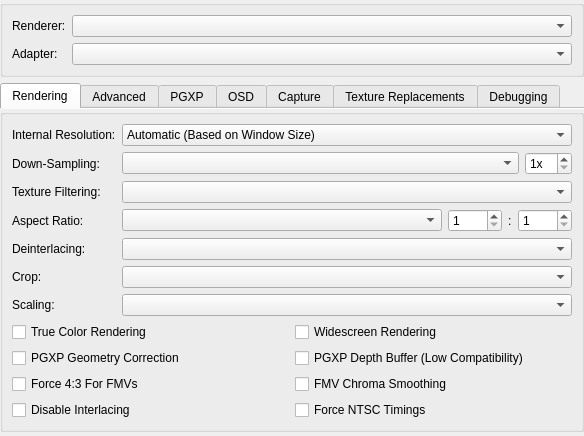
<?xml version="1.0" encoding="UTF-8"?>
<ui version="4.0">
 <class>GraphicsSettingsWidget</class>
 <widget class="QWidget" name="GraphicsSettingsWidget">
  <property name="geometry">
   <rect>
    <x>0</x>
    <y>0</y>
    <width>584</width>
    <height>430</height>
   </rect>
  </property>
  <property name="windowTitle">
   <string>Form</string>
  </property>
  <layout class="QVBoxLayout" name="verticalLayout_3">
   <property name="leftMargin">
    <number>0</number>
   </property>
   <property name="topMargin">
    <number>0</number>
   </property>
   <property name="rightMargin">
    <number>0</number>
   </property>
   <property name="bottomMargin">
    <number>0</number>
   </property>
   <item>
    <widget class="QGroupBox" name="groupBox_3">
     <property name="title">
      <string/>
     </property>
     <layout class="QFormLayout" name="formLayout">
      <item row="0" column="0">
       <widget class="QLabel" name="label">
        <property name="text">
         <string>Renderer:</string>
        </property>
       </widget>
      </item>
      <item row="0" column="1">
       <widget class="QComboBox" name="renderer"/>
      </item>
      <item row="1" column="0">
       <widget class="QLabel" name="label_5">
        <property name="text">
         <string>Adapter:</string>
        </property>
       </widget>
      </item>
      <item row="1" column="1">
       <widget class="QComboBox" name="adapter"/>
      </item>
     </layout>
    </widget>
   </item>
   <item>
    <widget class="QTabWidget" name="tabs">
     <property name="currentIndex">
      <number>0</number>
     </property>
     <property name="documentMode">
      <bool>true</bool>
     </property>
     <widget class="QWidget" name="basicTab">
      <attribute name="title">
       <string>Rendering</string>
      </attribute>
      <layout class="QVBoxLayout" name="verticalLayout_4">
       <property name="leftMargin">
        <number>0</number>
       </property>
       <property name="topMargin">
        <number>0</number>
       </property>
       <property name="rightMargin">
        <number>0</number>
       </property>
       <property name="bottomMargin">
        <number>0</number>
       </property>
       <item>
        <widget class="QGroupBox" name="groupBox_6">
         <property name="title">
          <string/>
         </property>
         <layout class="QFormLayout" name="formLayout_2">
          <item row="0" column="0">
           <widget class="QLabel" name="resolutionScaleLabel">
            <property name="text">
             <string>Internal Resolution:</string>
            </property>
           </widget>
          </item>
          <item row="0" column="1">
           <widget class="QComboBox" name="resolutionScale">
            <item>
             <property name="text">
              <string>Automatic (Based on Window Size)</string>
             </property>
            </item>
            <item>
             <property name="text">
              <string>1x Native (Default)</string>
             </property>
            </item>
            <item>
             <property name="text">
              <string>2x Native</string>
             </property>
            </item>
            <item>
             <property name="text">
              <string>3x Native (for 720p)</string>
             </property>
            </item>
            <item>
             <property name="text">
              <string>4x Native</string>
             </property>
            </item>
            <item>
             <property name="text">
              <string>5x Native (for 1080p)</string>
             </property>
            </item>
            <item>
             <property name="text">
              <string>6x Native (for 1440p)</string>
             </property>
            </item>
            <item>
             <property name="text">
              <string>7x Native</string>
             </property>
            </item>
            <item>
             <property name="text">
              <string>8x Native</string>
             </property>
            </item>
            <item>
             <property name="text">
              <string>9x Native (for 4K)</string>
             </property>
            </item>
            <item>
             <property name="text">
              <string>10x Native</string>
             </property>
            </item>
            <item>
             <property name="text">
              <string>11x Native</string>
             </property>
            </item>
            <item>
             <property name="text">
              <string>12x Native</string>
             </property>
            </item>
            <item>
             <property name="text">
              <string>13x Native</string>
             </property>
            </item>
            <item>
             <property name="text">
              <string>14x Native</string>
             </property>
            </item>
            <item>
             <property name="text">
              <string>15x Native</string>
             </property>
            </item>
            <item>
             <property name="text">
              <string>16x Native</string>
             </property>
            </item>
           </widget>
          </item>
          <item row="1" column="0">
           <widget class="QLabel" name="gpuDownsampleLabel">
            <property name="text">
             <string>Down-Sampling:</string>
            </property>
           </widget>
          </item>
          <item row="1" column="1">
           <layout class="QHBoxLayout" name="gpuDownsampleLayout" stretch="1,0">
            <item>
             <widget class="QComboBox" name="gpuDownsampleMode"/>
            </item>
            <item>
             <widget class="QSpinBox" name="gpuDownsampleScale">
              <property name="suffix">
               <string>x</string>
              </property>
              <property name="minimum">
               <number>1</number>
              </property>
              <property name="maximum">
               <number>16</number>
              </property>
             </widget>
            </item>
           </layout>
          </item>
          <item row="2" column="0">
           <widget class="QLabel" name="textureFilteringLabel">
            <property name="text">
             <string>Texture Filtering:</string>
            </property>
           </widget>
          </item>
          <item row="2" column="1">
           <widget class="QComboBox" name="textureFiltering"/>
          </item>
          <item row="3" column="0">
           <widget class="QLabel" name="label_6">
            <property name="text">
             <string>Aspect Ratio:</string>
            </property>
           </widget>
          </item>
          <item row="3" column="1">
           <layout class="QHBoxLayout" name="horizontalLayout_2" stretch="1,0,0,0">
            <item>
             <widget class="QComboBox" name="displayAspectRatio"/>
            </item>
            <item>
             <widget class="QSpinBox" name="customAspectRatioNumerator">
              <property name="minimum">
               <number>1</number>
              </property>
              <property name="maximum">
               <number>9999</number>
              </property>
             </widget>
            </item>
            <item>
             <widget class="QLabel" name="customAspectRatioSeparator">
              <property name="text">
               <string>:</string>
              </property>
             </widget>
            </item>
            <item>
             <widget class="QSpinBox" name="customAspectRatioDenominator">
              <property name="minimum">
               <number>1</number>
              </property>
              <property name="maximum">
               <number>9999</number>
              </property>
             </widget>
            </item>
           </layout>
          </item>
          <item row="4" column="0">
           <widget class="QLabel" name="label_3">
            <property name="text">
             <string>Deinterlacing:</string>
            </property>
           </widget>
          </item>
          <item row="4" column="1">
           <widget class="QComboBox" name="displayDeinterlacing"/>
          </item>
          <item row="5" column="0">
           <widget class="QLabel" name="label_7">
            <property name="text">
             <string>Crop:</string>
            </property>
           </widget>
          </item>
          <item row="5" column="1">
           <widget class="QComboBox" name="displayCropMode"/>
          </item>
          <item row="6" column="0">
           <widget class="QLabel" name="label_8">
            <property name="text">
             <string>Scaling:</string>
            </property>
           </widget>
          </item>
          <item row="6" column="1">
           <widget class="QComboBox" name="displayScaling"/>
          </item>
          <item row="7" column="0" colspan="2">
           <layout class="QGridLayout" name="gridLayout_2">
            <item row="1" column="1">
             <widget class="QCheckBox" name="pgxpDepthBuffer">
              <property name="text">
               <string>PGXP Depth Buffer (Low Compatibility)</string>
              </property>
             </widget>
            </item>
            <item row="3" column="0">
             <widget class="QCheckBox" name="disableInterlacing">
              <property name="text">
               <string>Disable Interlacing</string>
              </property>
             </widget>
            </item>
            <item row="3" column="1">
             <widget class="QCheckBox" name="forceNTSCTimings">
              <property name="text">
               <string>Force NTSC Timings</string>
              </property>
             </widget>
            </item>
            <item row="2" column="0">
             <widget class="QCheckBox" name="force43For24Bit">
              <property name="text">
               <string>Force 4:3 For FMVs</string>
              </property>
             </widget>
            </item>
            <item row="0" column="0">
             <widget class="QCheckBox" name="trueColor">
              <property name="text">
               <string>True Color Rendering</string>
              </property>
             </widget>
            </item>
            <item row="2" column="1">
             <widget class="QCheckBox" name="chromaSmoothingFor24Bit">
              <property name="text">
               <string>FMV Chroma Smoothing</string>
              </property>
             </widget>
            </item>
            <item row="0" column="1">
             <widget class="QCheckBox" name="widescreenHack">
              <property name="text">
               <string>Widescreen Rendering</string>
              </property>
             </widget>
            </item>
            <item row="1" column="0">
             <widget class="QCheckBox" name="pgxpEnable">
              <property name="text">
               <string>PGXP Geometry Correction</string>
              </property>
             </widget>
            </item>
           </layout>
          </item>
         </layout>
        </widget>
       </item>
       <item>
        <spacer name="verticalSpacer_3">
         <property name="orientation">
          <enum>Qt::Orientation::Vertical</enum>
         </property>
         <property name="sizeHint" stdset="0">
          <size>
           <width>20</width>
           <height>75</height>
          </size>
         </property>
        </spacer>
       </item>
      </layout>
     </widget>
     <widget class="QWidget" name="advancedTab">
      <attribute name="title">
       <string>Advanced</string>
      </attribute>
      <layout class="QVBoxLayout" name="verticalLayout">
       <property name="leftMargin">
        <number>0</number>
       </property>
       <property name="rightMargin">
        <number>0</number>
       </property>
       <property name="bottomMargin">
        <number>0</number>
       </property>
       <item>
        <widget class="QGroupBox" name="groupBox_2">
         <property name="title">
          <string>Display Options</string>
         </property>
         <layout class="QFormLayout" name="formLayout_7">
          <item row="0" column="0">
           <widget class="QLabel" name="exclusiveFullscreenLabel">
            <property name="text">
             <string>Exclusive Fullscreen:</string>
            </property>
           </widget>
          </item>
          <item row="0" column="1">
           <layout class="QHBoxLayout" name="horizontalLayout_8" stretch="1,0">
            <item>
             <widget class="QComboBox" name="fullscreenMode"/>
            </item>
            <item>
             <widget class="QComboBox" name="exclusiveFullscreenControl"/>
            </item>
           </layout>
          </item>
          <item row="1" column="0">
           <widget class="QLabel" name="label_11">
            <property name="text">
             <string>Screen Position:</string>
            </property>
           </widget>
          </item>
          <item row="1" column="1">
           <widget class="QComboBox" name="displayAlignment"/>
          </item>
          <item row="2" column="0" colspan="2">
           <layout class="QGridLayout" name="advancedDisplayOptionsLayout">
            <item row="0" column="1">
             <widget class="QCheckBox" name="threadedPresentation">
              <property name="text">
               <string>Threaded Presentation</string>
              </property>
             </widget>
            </item>
            <item row="0" column="0">
             <widget class="QCheckBox" name="blitSwapChain">
              <property name="text">
               <string>Use Blit Swap Chain</string>
              </property>
             </widget>
            </item>
            <item row="1" column="1">
             <widget class="QCheckBox" name="stretchDisplayVertically">
              <property name="text">
               <string>Stretch Vertically</string>
              </property>
             </widget>
            </item>
            <item row="1" column="0">
             <widget class="QCheckBox" name="disableMailboxPresentation">
              <property name="text">
               <string>Disable Mailbox Presentation</string>
              </property>
             </widget>
            </item>
           </layout>
          </item>
         </layout>
        </widget>
       </item>
       <item>
        <widget class="QGroupBox" name="groupBox">
         <property name="title">
          <string>Rendering Options</string>
         </property>
         <layout class="QFormLayout" name="formLayout_6">
          <item row="1" column="0">
           <widget class="QLabel" name="gpuLineDetectModeLabel">
            <property name="text">
             <string>Line Detection:</string>
            </property>
           </widget>
          </item>
          <item row="1" column="1">
           <widget class="QComboBox" name="gpuLineDetectMode"/>
          </item>
          <item row="2" column="0" colspan="2">
           <layout class="QGridLayout" name="gridLayout_5">
            <item row="0" column="0">
             <widget class="QCheckBox" name="debanding">
              <property name="text">
               <string>True Color Debanding</string>
              </property>
             </widget>
            </item>
            <item row="0" column="1">
             <widget class="QCheckBox" name="scaledDithering">
              <property name="text">
               <string>Scaled Dithering</string>
              </property>
             </widget>
            </item>
            <item row="1" column="1">
             <widget class="QCheckBox" name="useSoftwareRendererForReadbacks">
              <property name="text">
               <string>Software Renderer Readbacks</string>
              </property>
             </widget>
            </item>
            <item row="1" column="0">
             <widget class="QCheckBox" name="gpuThread">
              <property name="text">
               <string>Threaded Rendering</string>
              </property>
             </widget>
            </item>
           </layout>
          </item>
          <item row="0" column="0">
           <widget class="QLabel" name="msaaModeLabel">
            <property name="text">
             <string>Multi-Sampling:</string>
            </property>
           </widget>
          </item>
          <item row="0" column="1">
           <widget class="QComboBox" name="msaaMode"/>
          </item>
         </layout>
        </widget>
       </item>
       <item>
        <spacer name="verticalSpacer">
         <property name="orientation">
          <enum>Qt::Orientation::Vertical</enum>
         </property>
         <property name="sizeHint" stdset="0">
          <size>
           <width>20</width>
           <height>40</height>
          </size>
         </property>
        </spacer>
       </item>
      </layout>
     </widget>
     <widget class="QWidget" name="pgxpTab">
      <attribute name="title">
       <string>PGXP</string>
      </attribute>
      <layout class="QVBoxLayout" name="verticalLayout_5">
       <property name="leftMargin">
        <number>0</number>
       </property>
       <property name="topMargin">
        <number>0</number>
       </property>
       <property name="rightMargin">
        <number>0</number>
       </property>
       <property name="bottomMargin">
        <number>0</number>
       </property>
       <item>
        <widget class="QGroupBox" name="groupBox_7">
         <property name="title">
          <string/>
         </property>
         <layout class="QFormLayout" name="formLayout_4">
          <item row="0" column="0">
           <widget class="QLabel" name="pgxpGeometryToleranceLabel">
            <property name="text">
             <string>Geometry Tolerance:</string>
            </property>
           </widget>
          </item>
          <item row="0" column="1">
           <widget class="QDoubleSpinBox" name="pgxpGeometryTolerance">
            <property name="prefix">
             <string/>
            </property>
            <property name="suffix">
             <string>px</string>
            </property>
            <property name="minimum">
             <double>-1.000000000000000</double>
            </property>
            <property name="maximum">
             <double>100.000000000000000</double>
            </property>
            <property name="singleStep">
             <double>0.250000000000000</double>
            </property>
            <property name="value">
             <double>-1.000000000000000</double>
            </property>
           </widget>
          </item>
          <item row="1" column="0">
           <widget class="QLabel" name="pgxpDepthClearThresholdLabel">
            <property name="text">
             <string>Depth Clear Threshold:</string>
            </property>
           </widget>
          </item>
          <item row="1" column="1">
           <widget class="QDoubleSpinBox" name="pgxpDepthClearThreshold">
            <property name="maximum">
             <double>4096.000000000000000</double>
            </property>
           </widget>
          </item>
          <item row="2" column="0" colspan="2">
           <layout class="QGridLayout" name="gridLayout">
            <item row="0" column="0">
             <widget class="QCheckBox" name="pgxpTextureCorrection">
              <property name="text">
               <string>Perspective Correct Textures</string>
              </property>
             </widget>
            </item>
            <item row="0" column="1">
             <widget class="QCheckBox" name="pgxpColorCorrection">
              <property name="text">
               <string>Perspective Correct Colors</string>
              </property>
             </widget>
            </item>
            <item row="1" column="0">
             <widget class="QCheckBox" name="pgxpCulling">
              <property name="text">
               <string>Culling Correction</string>
              </property>
             </widget>
            </item>
            <item row="1" column="1">
             <widget class="QCheckBox" name="pgxpPreserveProjPrecision">
              <property name="text">
               <string>Preserve Projection Precision</string>
              </property>
             </widget>
            </item>
            <item row="2" column="0">
             <widget class="QCheckBox" name="pgxpCPU">
              <property name="text">
               <string>CPU Mode</string>
              </property>
             </widget>
            </item>
            <item row="2" column="1">
             <widget class="QCheckBox" name="pgxpVertexCache">
              <property name="text">
               <string>Vertex Cache</string>
              </property>
             </widget>
            </item>
           </layout>
          </item>
         </layout>
        </widget>
       </item>
       <item>
        <spacer name="verticalSpacer_4">
         <property name="orientation">
          <enum>Qt::Orientation::Vertical</enum>
         </property>
         <property name="sizeHint" stdset="0">
          <size>
           <width>20</width>
           <height>215</height>
          </size>
         </property>
        </spacer>
       </item>
      </layout>
     </widget>
     <widget class="QWidget" name="osdTab">
      <attribute name="title">
       <string>OSD</string>
      </attribute>
      <layout class="QVBoxLayout" name="verticalLayout_6">
       <property name="leftMargin">
        <number>0</number>
       </property>
       <property name="topMargin">
        <number>0</number>
       </property>
       <property name="rightMargin">
        <number>0</number>
       </property>
       <property name="bottomMargin">
        <number>0</number>
       </property>
       <item>
        <widget class="QGroupBox" name="groupBox_8">
         <property name="title">
          <string/>
         </property>
         <layout class="QFormLayout" name="formLayout_5">
          <item row="0" column="0">
           <widget class="QLabel" name="label_29">
            <property name="text">
             <string>OSD Scale:</string>
            </property>
           </widget>
          </item>
          <item row="0" column="1">
           <widget class="QSpinBox" name="osdScale">
            <property name="suffix">
             <string>%</string>
            </property>
            <property name="minimum">
             <number>25</number>
            </property>
            <property name="maximum">
             <number>500</number>
            </property>
           </widget>
          </item>
          <item row="1" column="0" colspan="2">
           <layout class="QGridLayout" name="gridLayout_3">
            <item row="1" column="1">
             <widget class="QCheckBox" name="showFPS">
              <property name="text">
               <string>Show FPS</string>
              </property>
             </widget>
            </item>
            <item row="0" column="0">
             <widget class="QCheckBox" name="showOSDMessages">
              <property name="text">
               <string>Show OSD Messages</string>
              </property>
             </widget>
            </item>
            <item row="2" column="0">
             <widget class="QCheckBox" name="showCPU">
              <property name="text">
               <string>Show CPU Usage</string>
              </property>
             </widget>
            </item>
            <item row="3" column="0">
             <widget class="QCheckBox" name="showGPUStatistics">
              <property name="text">
               <string>Show GPU Statistics</string>
              </property>
             </widget>
            </item>
            <item row="1" column="0">
             <widget class="QCheckBox" name="showSpeed">
              <property name="text">
               <string>Show Emulation Speed</string>
              </property>
             </widget>
            </item>
            <item row="2" column="1">
             <widget class="QCheckBox" name="showGPU">
              <property name="text">
               <string>Show GPU Usage</string>
              </property>
             </widget>
            </item>
            <item row="5" column="1">
             <widget class="QCheckBox" name="showSettings">
              <property name="text">
               <string>Show Settings</string>
              </property>
             </widget>
            </item>
            <item row="0" column="1">
             <widget class="QCheckBox" name="showStatusIndicators">
              <property name="text">
               <string>Show Status Indicators</string>
              </property>
             </widget>
            </item>
            <item row="5" column="0">
             <widget class="QCheckBox" name="showInput">
              <property name="text">
               <string>Show Controller Input</string>
              </property>
             </widget>
            </item>
            <item row="4" column="0">
             <widget class="QCheckBox" name="showFrameTimes">
              <property name="text">
               <string>Show Frame Times</string>
              </property>
             </widget>
            </item>
            <item row="3" column="1">
             <widget class="QCheckBox" name="showResolution">
              <property name="text">
               <string>Show Resolution</string>
              </property>
             </widget>
            </item>
            <item row="4" column="1">
             <widget class="QCheckBox" name="showLatencyStatistics">
              <property name="text">
               <string>Show Latency Statistics</string>
              </property>
             </widget>
            </item>
           </layout>
          </item>
         </layout>
        </widget>
       </item>
       <item>
        <spacer name="verticalSpacer_5">
         <property name="orientation">
          <enum>Qt::Orientation::Vertical</enum>
         </property>
         <property name="sizeHint" stdset="0">
          <size>
           <width>20</width>
           <height>164</height>
          </size>
         </property>
        </spacer>
       </item>
      </layout>
     </widget>
     <widget class="QWidget" name="captureTab">
      <attribute name="title">
       <string>Capture</string>
      </attribute>
      <layout class="QVBoxLayout" name="verticalLayout_8">
       <property name="leftMargin">
        <number>0</number>
       </property>
       <property name="rightMargin">
        <number>0</number>
       </property>
       <property name="bottomMargin">
        <number>0</number>
       </property>
       <item>
        <widget class="QGroupBox" name="groupBox_10">
         <property name="title">
          <string>Screenshots</string>
         </property>
         <layout class="QFormLayout" name="formLayout_3">
          <item row="0" column="0">
           <widget class="QLabel" name="label_21">
            <property name="text">
             <string>Screenshot Size:</string>
            </property>
           </widget>
          </item>
          <item row="0" column="1">
           <layout class="QHBoxLayout" name="horizontalLayout_5" stretch="1,0,0,0">
            <item>
             <widget class="QComboBox" name="screenshotSize"/>
            </item>
            <item>
             <widget class="QComboBox" name="screenshotFormat"/>
            </item>
            <item>
             <widget class="QLabel" name="label_44">
              <property name="text">
               <string>Quality:</string>
              </property>
             </widget>
            </item>
            <item>
             <widget class="QSpinBox" name="screenshotQuality">
              <property name="suffix">
               <string>%</string>
              </property>
              <property name="minimum">
               <number>1</number>
              </property>
              <property name="maximum">
               <number>100</number>
              </property>
             </widget>
            </item>
           </layout>
          </item>
         </layout>
        </widget>
       </item>
       <item>
        <spacer name="verticalSpacer_7">
         <property name="orientation">
          <enum>Qt::Orientation::Vertical</enum>
         </property>
         <property name="sizeHint" stdset="0">
          <size>
           <width>20</width>
           <height>295</height>
          </size>
         </property>
        </spacer>
       </item>
      </layout>
     </widget>
     <widget class="QWidget" name="tabTextureReplacements">
      <attribute name="title">
       <string>Texture Replacements</string>
      </attribute>
      <layout class="QVBoxLayout" name="verticalLayout_2">
       <property name="leftMargin">
        <number>0</number>
       </property>
       <property name="rightMargin">
        <number>0</number>
       </property>
       <property name="bottomMargin">
        <number>0</number>
       </property>
       <item>
        <widget class="QGroupBox" name="groupBox_12">
         <property name="title">
          <string>General Settings</string>
         </property>
         <layout class="QGridLayout" name="gridLayout_4">
          <item row="1" column="0">
           <widget class="QCheckBox" name="enableTextureCache">
            <property name="text">
             <string>Enable Texture Cache</string>
            </property>
           </widget>
          </item>
          <item row="1" column="1">
           <widget class="QCheckBox" name="useOldMDECRoutines">
            <property name="text">
             <string>Use Old MDEC Routines</string>
            </property>
           </widget>
          </item>
          <item row="0" column="0" colspan="2">
           <widget class="QLabel" name="label_2">
            <property name="text">
             <string>The texture cache is currently experimental, and may cause rendering errors in some games.</string>
            </property>
            <property name="wordWrap">
             <bool>true</bool>
            </property>
           </widget>
          </item>
         </layout>
        </widget>
       </item>
       <item>
        <widget class="QGroupBox" name="groupBox_5">
         <property name="title">
          <string>Texture Replacement</string>
         </property>
         <layout class="QFormLayout" name="formLayout_8">
          <item row="0" column="0" colspan="2">
           <layout class="QGridLayout" name="gridLayout_6">
            <item row="0" column="1">
             <widget class="QCheckBox" name="preloadTextureReplacements">
              <property name="text">
               <string>Preload Texture Replacements</string>
              </property>
             </widget>
            </item>
            <item row="0" column="0">
             <widget class="QCheckBox" name="enableTextureReplacements">
              <property name="text">
               <string>Enable Texture Replacements</string>
              </property>
             </widget>
            </item>
            <item row="1" column="0">
             <widget class="QCheckBox" name="enableTextureDumping">
              <property name="text">
               <string>Enable Texture Dumping</string>
              </property>
             </widget>
            </item>
            <item row="1" column="1">
             <widget class="QCheckBox" name="dumpTexturePages">
              <property name="text">
               <string>Dump Texture Pages</string>
              </property>
             </widget>
            </item>
           </layout>
          </item>
          <item row="1" column="0">
           <widget class="QLabel" name="vramWriteDumpThresholdLabel_2">
            <property name="text">
             <string>Dump Size Threshold:</string>
            </property>
           </widget>
          </item>
          <item row="1" column="1">
           <layout class="QHBoxLayout" name="horizontalLayout_7" stretch="1,0,1,0">
            <item>
             <widget class="QSpinBox" name="minDumpedTextureWidth">
              <property name="suffix">
               <string>px</string>
              </property>
              <property name="minimum">
               <number>1</number>
              </property>
              <property name="maximum">
               <number>1024</number>
              </property>
             </widget>
            </item>
            <item>
             <widget class="QLabel" name="vramWriteDumpThresholdSeparator_2">
              <property name="text">
               <string>x</string>
              </property>
             </widget>
            </item>
            <item>
             <widget class="QSpinBox" name="minDumpedTextureHeight">
              <property name="suffix">
               <string>px</string>
              </property>
              <property name="minimum">
               <number>1</number>
              </property>
              <property name="maximum">
               <number>512</number>
              </property>
             </widget>
            </item>
            <item>
             <widget class="QCheckBox" name="setTextureDumpAlphaChannel">
              <property name="text">
               <string>Set Alpha Channel</string>
              </property>
             </widget>
            </item>
           </layout>
          </item>
         </layout>
        </widget>
       </item>
       <item>
        <widget class="QGroupBox" name="groupBox_4">
         <property name="title">
          <string>VRAM Write (Background) Replacement</string>
         </property>
         <layout class="QFormLayout" name="formLayout_9">
          <item row="0" column="0" colspan="2">
           <layout class="QGridLayout" name="gridLayout_7">
            <item row="0" column="0">
             <widget class="QCheckBox" name="vramWriteReplacement">
              <property name="text">
               <string>Enable VRAM Write Replacement</string>
              </property>
             </widget>
            </item>
            <item row="0" column="1">
             <widget class="QCheckBox" name="vramWriteDumping">
              <property name="text">
               <string>Enable VRAM Write Dumping</string>
              </property>
             </widget>
            </item>
           </layout>
          </item>
          <item row="1" column="0">
           <widget class="QLabel" name="vramWriteDumpThresholdLabel">
            <property name="text">
             <string>Dump Size Threshold:</string>
            </property>
           </widget>
          </item>
          <item row="1" column="1">
           <layout class="QHBoxLayout" name="horizontalLayout_6" stretch="1,0,1,0">
            <item>
             <widget class="QSpinBox" name="minDumpedVRAMWriteWidth">
              <property name="suffix">
               <string>px</string>
              </property>
              <property name="minimum">
               <number>1</number>
              </property>
              <property name="maximum">
               <number>1024</number>
              </property>
             </widget>
            </item>
            <item>
             <widget class="QLabel" name="vramWriteDumpThresholdSeparator">
              <property name="text">
               <string>x</string>
              </property>
             </widget>
            </item>
            <item>
             <widget class="QSpinBox" name="minDumpedVRAMWriteHeight">
              <property name="suffix">
               <string>px</string>
              </property>
              <property name="minimum">
               <number>1</number>
              </property>
              <property name="maximum">
               <number>512</number>
              </property>
             </widget>
            </item>
            <item>
             <widget class="QCheckBox" name="setVRAMWriteAlphaChannel">
              <property name="text">
               <string>Set Alpha Channel</string>
              </property>
             </widget>
            </item>
           </layout>
          </item>
         </layout>
        </widget>
       </item>
       <item>
        <spacer name="verticalSpacer_2">
         <property name="orientation">
          <enum>Qt::Orientation::Vertical</enum>
         </property>
         <property name="sizeHint" stdset="0">
          <size>
           <width>20</width>
           <height>40</height>
          </size>
         </property>
        </spacer>
       </item>
      </layout>
     </widget>
     <widget class="QWidget" name="debugTab">
      <attribute name="title">
       <string>Debugging</string>
      </attribute>
      <layout class="QVBoxLayout" name="verticalLayout_7">
       <property name="leftMargin">
        <number>0</number>
       </property>
       <property name="rightMargin">
        <number>0</number>
       </property>
       <property name="bottomMargin">
        <number>0</number>
       </property>
       <item>
        <widget class="QGroupBox" name="groupBox_11">
         <property name="title">
          <string>Rendering Options</string>
         </property>
         <layout class="QFormLayout" name="formLayout_11">
          <item row="0" column="0">
           <widget class="QLabel" name="gpuWireframeModeLabel">
            <property name="text">
             <string>Wireframe Mode:</string>
            </property>
           </widget>
          </item>
          <item row="0" column="1">
           <widget class="QComboBox" name="gpuWireframeMode"/>
          </item>
         </layout>
        </widget>
       </item>
       <item>
        <widget class="QGroupBox" name="groupBox_9">
         <property name="title">
          <string>Device Options</string>
         </property>
         <layout class="QFormLayout" name="formLayout_10">
          <item row="0" column="0" colspan="2">
           <layout class="QGridLayout" name="gridLayout_8">
            <item row="1" column="1">
             <widget class="QCheckBox" name="disableFramebufferFetch">
              <property name="text">
               <string>Disable Framebuffer Fetch</string>
              </property>
             </widget>
            </item>
            <item row="2" column="1">
             <widget class="QCheckBox" name="disableTextureCopyToSelf">
              <property name="text">
               <string>Disable Texture Copy To Self</string>
              </property>
             </widget>
            </item>
            <item row="1" column="0">
             <widget class="QCheckBox" name="disableDualSource">
              <property name="text">
               <string>Disable Dual-Source Blending</string>
              </property>
             </widget>
            </item>
            <item row="0" column="0">
             <widget class="QCheckBox" name="useDebugDevice">
              <property name="text">
               <string>Use Debug Device</string>
              </property>
             </widget>
            </item>
            <item row="0" column="1">
             <widget class="QCheckBox" name="disableShaderCache">
              <property name="text">
               <string>Disable Shader Cache</string>
              </property>
             </widget>
            </item>
            <item row="2" column="0">
             <widget class="QCheckBox" name="disableTextureBuffers">
              <property name="text">
               <string>Disable Texture Buffers</string>
              </property>
             </widget>
            </item>
           </layout>
          </item>
         </layout>
        </widget>
       </item>
       <item>
        <spacer name="verticalSpacer_6">
         <property name="orientation">
          <enum>Qt::Orientation::Vertical</enum>
         </property>
         <property name="sizeHint" stdset="0">
          <size>
           <width>20</width>
           <height>244</height>
          </size>
         </property>
        </spacer>
       </item>
      </layout>
     </widget>
    </widget>
   </item>
  </layout>
 </widget>
 <resources/>
 <connections/>
</ui>
